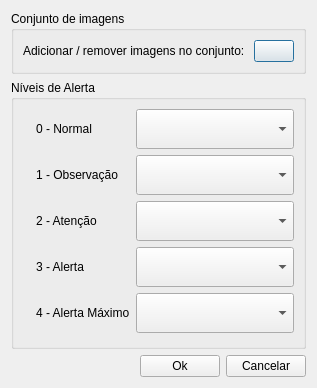
<?xml version="1.0" encoding="UTF-8"?>
<ui version="4.0">
 <class>AlertIconDialogForm</class>
 <widget class="QDialog" name="AlertIconDialogForm">
  <property name="geometry">
   <rect>
    <x>0</x>
    <y>0</y>
    <width>285</width>
    <height>388</height>
   </rect>
  </property>
  <property name="windowTitle">
   <string>Icones de alertas</string>
  </property>
  <property name="windowIcon">
   <iconset resource="icons.qrc">
    <normaloff>:/data/icons/alert.png</normaloff>:/data/icons/alert.png</iconset>
  </property>
  <layout class="QVBoxLayout" name="verticalLayout" stretch="0,1,0">
   <item>
    <widget class="QGroupBox" name="groupBox_2">
     <property name="sizePolicy">
      <sizepolicy hsizetype="Preferred" vsizetype="Preferred">
       <horstretch>0</horstretch>
       <verstretch>0</verstretch>
      </sizepolicy>
     </property>
     <property name="title">
      <string>Conjunto de imagens</string>
     </property>
     <layout class="QHBoxLayout" name="horizontalLayout_2">
      <property name="spacing">
       <number>6</number>
      </property>
      <property name="bottomMargin">
       <number>9</number>
      </property>
      <item>
       <widget class="QLabel" name="label">
        <property name="sizePolicy">
         <sizepolicy hsizetype="Preferred" vsizetype="Preferred">
          <horstretch>0</horstretch>
          <verstretch>0</verstretch>
         </sizepolicy>
        </property>
        <property name="text">
         <string>Adicionar / remover imagens no conjunto: </string>
        </property>
       </widget>
      </item>
      <item>
       <widget class="QPushButton" name="imageSetCfgBtn">
        <property name="sizePolicy">
         <sizepolicy hsizetype="Fixed" vsizetype="Fixed">
          <horstretch>0</horstretch>
          <verstretch>0</verstretch>
         </sizepolicy>
        </property>
        <property name="text">
         <string/>
        </property>
        <property name="icon">
         <iconset resource="icons.qrc">
          <normaloff>:/data/icons/alert_add.png</normaloff>:/data/icons/alert_add.png</iconset>
        </property>
       </widget>
      </item>
     </layout>
    </widget>
   </item>
   <item>
    <widget class="QGroupBox" name="groupBox">
     <property name="title">
      <string>Níveis de Alerta</string>
     </property>
     <layout class="QGridLayout" name="gridLayout_2" rowstretch="0,0,0,0,0,0" columnstretch="0,0,0">
      <item row="1" column="1">
       <widget class="QLabel" name="label_lvl_0_text">
        <property name="text">
         <string>0 - Normal</string>
        </property>
       </widget>
      </item>
      <item row="1" column="2">
       <widget class="QComboBox" name="lvl_0_cmb">
        <property name="minimumSize">
         <size>
          <width>0</width>
          <height>40</height>
         </size>
        </property>
        <property name="iconSize">
         <size>
          <width>36</width>
          <height>36</height>
         </size>
        </property>
       </widget>
      </item>
      <item row="2" column="1">
       <widget class="QLabel" name="label_lvl_1_text">
        <property name="sizePolicy">
         <sizepolicy hsizetype="Fixed" vsizetype="Fixed">
          <horstretch>0</horstretch>
          <verstretch>0</verstretch>
         </sizepolicy>
        </property>
        <property name="text">
         <string>1 - Observação</string>
        </property>
       </widget>
      </item>
      <item row="3" column="1">
       <widget class="QLabel" name="label_lvl_2_text">
        <property name="text">
         <string>2 - Atenção</string>
        </property>
       </widget>
      </item>
      <item row="4" column="1">
       <widget class="QLabel" name="label_lvl_3_text">
        <property name="text">
         <string>3 - Alerta</string>
        </property>
       </widget>
      </item>
      <item row="5" column="1">
       <widget class="QLabel" name="label_lvl_4_text">
        <property name="text">
         <string>4 - Alerta Máximo</string>
        </property>
       </widget>
      </item>
      <item row="2" column="2">
       <widget class="QComboBox" name="lvl_1_cmb">
        <property name="minimumSize">
         <size>
          <width>0</width>
          <height>40</height>
         </size>
        </property>
        <property name="iconSize">
         <size>
          <width>36</width>
          <height>36</height>
         </size>
        </property>
       </widget>
      </item>
      <item row="3" column="2">
       <widget class="QComboBox" name="lvl_2_cmb">
        <property name="minimumSize">
         <size>
          <width>0</width>
          <height>40</height>
         </size>
        </property>
        <property name="iconSize">
         <size>
          <width>36</width>
          <height>36</height>
         </size>
        </property>
       </widget>
      </item>
      <item row="4" column="2">
       <widget class="QComboBox" name="lvl_3_cmb">
        <property name="minimumSize">
         <size>
          <width>0</width>
          <height>40</height>
         </size>
        </property>
        <property name="iconSize">
         <size>
          <width>36</width>
          <height>36</height>
         </size>
        </property>
       </widget>
      </item>
      <item row="5" column="2">
       <widget class="QComboBox" name="lvl_4_cmb">
        <property name="minimumSize">
         <size>
          <width>0</width>
          <height>40</height>
         </size>
        </property>
        <property name="iconSize">
         <size>
          <width>36</width>
          <height>36</height>
         </size>
        </property>
       </widget>
      </item>
      <item row="2" column="0">
       <widget class="QLabel" name="label_lvl_1_icon">
        <property name="text">
         <string/>
        </property>
       </widget>
      </item>
      <item row="3" column="0">
       <widget class="QLabel" name="label_lvl_2_icon">
        <property name="sizePolicy">
         <sizepolicy hsizetype="Fixed" vsizetype="Fixed">
          <horstretch>0</horstretch>
          <verstretch>0</verstretch>
         </sizepolicy>
        </property>
        <property name="text">
         <string/>
        </property>
       </widget>
      </item>
      <item row="4" column="0">
       <widget class="QLabel" name="label_lvl_3_icon">
        <property name="sizePolicy">
         <sizepolicy hsizetype="Fixed" vsizetype="Fixed">
          <horstretch>0</horstretch>
          <verstretch>0</verstretch>
         </sizepolicy>
        </property>
        <property name="text">
         <string/>
        </property>
       </widget>
      </item>
      <item row="5" column="0">
       <widget class="QLabel" name="label_lvl_4_icon">
        <property name="sizePolicy">
         <sizepolicy hsizetype="Fixed" vsizetype="Fixed">
          <horstretch>0</horstretch>
          <verstretch>0</verstretch>
         </sizepolicy>
        </property>
        <property name="text">
         <string/>
        </property>
       </widget>
      </item>
      <item row="1" column="0">
       <widget class="QLabel" name="label_lvl_0_icon">
        <property name="sizePolicy">
         <sizepolicy hsizetype="Fixed" vsizetype="Fixed">
          <horstretch>20</horstretch>
          <verstretch>20</verstretch>
         </sizepolicy>
        </property>
        <property name="text">
         <string/>
        </property>
       </widget>
      </item>
     </layout>
    </widget>
   </item>
   <item>
    <layout class="QHBoxLayout" name="horizontalLayout">
     <item>
      <spacer name="horizontalSpacer">
       <property name="orientation">
        <enum>Qt::Horizontal</enum>
       </property>
       <property name="sizeHint" stdset="0">
        <size>
         <width>40</width>
         <height>20</height>
        </size>
       </property>
      </spacer>
     </item>
     <item>
      <widget class="QPushButton" name="okBtn">
       <property name="text">
        <string>Ok</string>
       </property>
       <property name="icon">
        <iconset resource="../../admin/ui/icons.qrc">
         <normaloff>:/global/icons/ok.png</normaloff>:/global/icons/ok.png</iconset>
       </property>
      </widget>
     </item>
     <item>
      <widget class="QPushButton" name="cancelBtn">
       <property name="text">
        <string>Cancelar</string>
       </property>
       <property name="icon">
        <iconset resource="../../admin/ui/icons.qrc">
         <normaloff>:/global/icons/cancel.png</normaloff>:/global/icons/cancel.png</iconset>
       </property>
      </widget>
     </item>
    </layout>
   </item>
  </layout>
 </widget>
 <resources>
  <include location="../../admin/ui/icons.qrc"/>
  <include location="icons.qrc"/>
 </resources>
 <connections/>
</ui>
